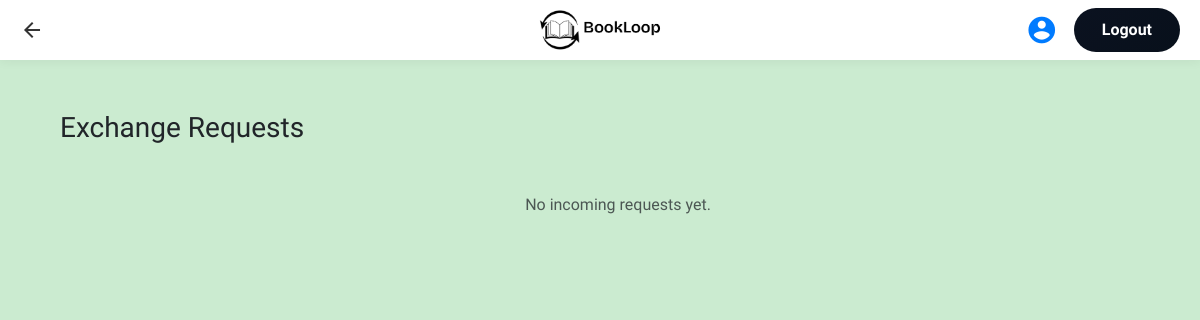
Page /books/requests/ (signed in) on the earlier database version.
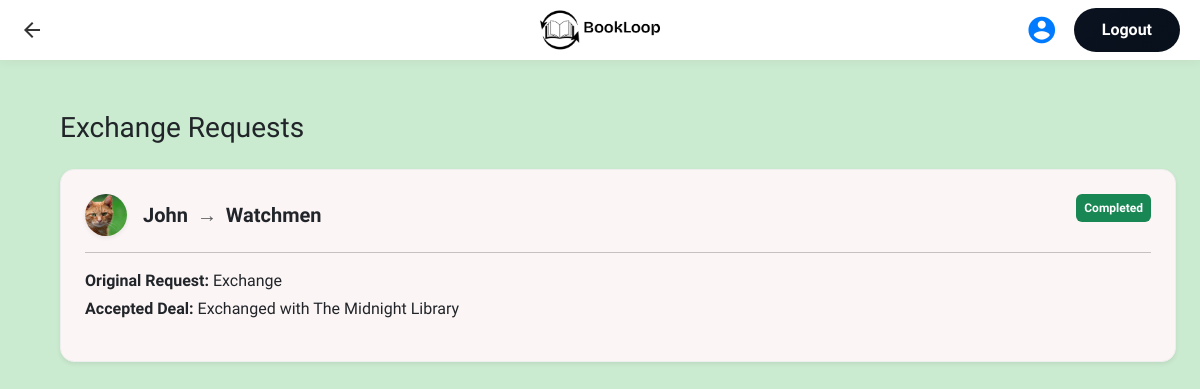
Same page on the later database version.
### books/models.py (models this page shows, shortened)
class ExchangeRequest(models.Model):
    STATUS_CHOICES = [
        ('pending', 'Pending'),
        ('approved', 'Approved'),
        ('rejected', 'Rejected'),
        ('completed', 'Completed'),
        ('cancelled', 'Cancelled'),
        ('expired', 'Expired'),
    ]
    requester = models.ForeignKey(
        User,
        related_name="sent_requests",
        on_delete=models.CASCADE
    )
    owner = models.ForeignKey(
        User,
        related_name="received_requests",
        on_delete=models.CASCADE
    )
    book = models.ForeignKey(
        Book,
        on_delete=models.CASCADE,
        related_name="exchange_requests"
    )
    expected_book = models.ForeignKey(
        Book,
        on_delete=models.SET_NULL,
        null=True,
        blank=True,
        related_name='expected_for'
    )
    requester_wants_cash = models.BooleanField(default=False)
    is_cash = models.BooleanField(default=False)
    cash_amount = models.DecimalField(
        max_digits=8,
        decimal_places=2,
        null=True,
        blank=True
    )
    requester_confirmed = models.BooleanField(default=False)
    owner_confirmed = models.BooleanField(default=False)
    expires_at = models.DateTimeField(null=True, blank=True)
    rejected_by = models.ForeignKey(
        User,
        on_delete=models.SET_NULL,
        null=True,
        blank=True,
        related_name="rejected_requests"
    )
    reject_reason = models.TextField(blank=True, null=True)
    cancel_reason = models.TextField(blank=True)
    cancelled_by = models.ForeignKey(
        User,
        null=True,
        blank=True,
        on_delete=models.SET_NULL,
        related_name="cancelled"
    )
    status = models.CharField(
        max_length=20,
        choices=STATUS_CHOICES,
        default='pending'
    )
    created_at = models.DateTimeField(auto_now_add=True)

class Book(models.Model):
    CONDITION_CHOICES = [
        ('new', 'New'),
        ('like_new', 'Like New'),
        ('good', 'Good'),
        ('fair', 'Fair'),
        ('poor', 'Poor'),
    ]
    title = models.CharField(max_length=255)
    author = models.CharField(max_length=255)
    slug = models.SlugField(unique=True, db_index=True)
    owner = models.ForeignKey(
        User,
        on_delete=models.CASCADE,
        related_name='books'
    )
    price = models.DecimalField(
        max_digits=8,
        decimal_places=2
    )
    location = models.CharField(max_length=100)
    description = models.TextField(blank=True)
    isbn = models.CharField(max_length=13, blank=True)
    category = models.ForeignKey(Category, on_delete=models.SET_NULL, null=True)
    genre = models.ForeignKey(Genre, on_delete=models.SET_NULL, null=True)
    language = models.CharField(max_length=50)
    condition = models.CharField(max_length=20, choices=CONDITION_CHOICES)
    cover_image = models.ImageField(upload_to='book_covers/', blank=True, null=True)
    created_at = models.DateTimeField(auto_now_add=True)
    updated_at = models.DateTimeField(auto_now=True)

### users/models.py (models this page shows, shortened)
class Profile(models.Model):
    user = models.OneToOneField(User, on_delete=models.CASCADE)
    phone = models.CharField(max_length=15, blank=True)
    avatar = models.ImageField(upload_to='profiles/', blank=True, null=True)

### books/views.py (the view)
# urls.py: path("requests/", views.notifications, name="notifications"),
@login_required
def notifications(request):
    requests = ExchangeRequest.objects.filter(owner=request.user).order_by("-created_at")
    return render(request,"books/notifications.html",{"requests":requests})

### books/templates/books/notifications.html (shortened to what this page needs)
{% extends "layout.html" %}
{% block body_class %}notifications-page{% endblock %}
{% block content %}
<header class="login-header">
    <a href="{% url 'Home' %}" class="back-arrow">
        <span class="material-icons">arrow_back</span>
    </a>
    <div class="login-logo">
        <img src="/media/images/website_logo.png" alt="BookLoop">
    </div>
    <div class="header-actions">
        {% if user.is_authenticated %}
            <a href="{% url 'profile' %}" class="profile-icon">
                <span class="material-icons">account_circle</span>
            </a>
            <a href="{% url 'Logout' %}" class="btn login-btn">
                Logout
            </a>
        {% endif %}
    </div>
</header>
<div class="container my-3 mx-5">
    <h3 class="mb-4">Exchange Requests</h3>
    {% for r in requests %}
        <div class="exchange-card p-4 mb-4 shadow-sm">
            <div class="d-flex justify-content-between align-items-start">
                <div class="d-flex align-items-center gap-3">
                    {% if r.requester.profile.avatar %}
                        <img src="{{ r.requester.profile.avatar.url }}"
                             class="avatar shadow-sm"
                             alt="{{ r.requester.username }}">
                    {% else %}
                        <div class="avatar placeholder-avatar d-flex align-items-center justify-content-center">
                            <span class="material-icons text-muted">person</span>
                        </div>
                    {% endif %}
                    <h5 class="fw-bold mb-0">
                        {{ r.requester.username }}
                        <span class="text-muted mx-1">→</span>
                        {{ r.book.title }}
                    </h5>
                </div>
                <span class="badge
                    {% if r.status == 'completed' %}bg-success
                    {% elif r.status == 'approved' %}bg-primary
                    {% elif r.status == 'cancelled' %}bg-danger
                    {% else %}bg-warning text-dark{% endif %} p-2">
                    {{ r.status|title }}
                </span>
            </div>
            <hr class="my-3">
            <div class="mb-3">
                <p class="mb-1"><strong>Original Request:</strong> {% if r.requester_wants_cash %}Purchase{% else %}Exchange{% endif %}</p>
                {% if r.status == "completed" %}
                    <p class="mb-1">
                        <strong>Accepted Deal:</strong>
                        {% if r.is_cash and r.cash_amount %}Cash ₹{{ r.cash_amount }}
                        {% elif r.expected_book %}Exchanged with {{ r.expected_book.title }}
                        {% else %}<span class="text-muted">Not finalized yet</span>{% endif %}
                    </p>
                {% endif %}
            </div>
        </div>
    {% empty %}
        <p class="text-muted text-center mt-5">No incoming requests yet.</p>
    {% endfor %}
</div>
{% endblock %}

### templates/layout.html (shortened to what this page needs)
<!DOCTYPE html>
{% load static %}
<html lang="en">
<head>
    <link rel="stylesheet" href="{% static 'css/style.css' %}">
    <link href="https://cdn.jsdelivr.net/npm/bootstrap@5.3.8/dist/css/bootstrap.min.css" rel="stylesheet">
    <link rel="stylesheet" href="https://cdnjs.cloudflare.com/ajax/libs/font-awesome/7.0.1/css/all.min.css">
</head>
<body class="{% block body_class %}{% endblock %}">
        <main>
            {% block content %}
            {% endblock %}
        </main>
</body>
</html>

### static/css/style.css (style rules this page uses)
* { margin: 0; padding: 0; box-sizing: border-box; font-family: "Barlow Semi Condensed", sans-serif; }
:root { --body-color: #FFF; --nav-color: #FFF; --side-nav: #002619; --text-color: #808080; }
html { scroll-behavior: smooth; }
body { min-height: 100vh; padding-top: 95px; }
.btn.login-btn { background: linear-gradient(135deg, #0b1220, #08101b); color: #ffffff; padding: 10px 28px; border-radius: 999px; font-size: 16px; font-weight: 600; border: none; transition: all 0.3s ease; }
.login-header { position: fixed; top: 0; left: 0; height: 60px; width: 100%; background: white; display: flex; align-items: center; justify-content: space-between; z-index: 1100; box-shadow: 0 2px 10px rgba(0,0,0,0.05); padding: 0 20px; }
.back-arrow { display: flex; align-items: center; color: #333; text-decoration: none; }
.login-logo { position: absolute; left: 50%; transform: translateX(-50%); }
.login-logo img { height: 42px; }
.header-actions { display: flex; align-items: center; gap: 16px; }
.profile-icon { display: flex; align-items: center; justify-content: center; color: #007bff; text-decoration: none; transition: transform 0.2s ease, color 0.2s ease; }
.profile-icon .material-icons { font-size: 32px; line-height: 1; vertical-align: middle; }
.notifications-page { background: #CBEBD0; }
.btn { transition: all 0.2s ease-in-out; }
.avatar { width:42px; height:42px; border-radius:50%; object-fit:cover; }
.exchange-card { background: #fcf5f5; border-radius: 14px; border: 1px solid #eee; padding: 16px 18px; transition: all 0.25s ease; }

Differences in the rows shown:
added ExchangeRequest: requester.profile.avatar (picture), requester.username "John", book "Watchmen", status "Completed", requester_wants_cash "Exchange", expected_book "The Midnight Library"
Other differences:
text no longer shown: "No incoming requests yet."
